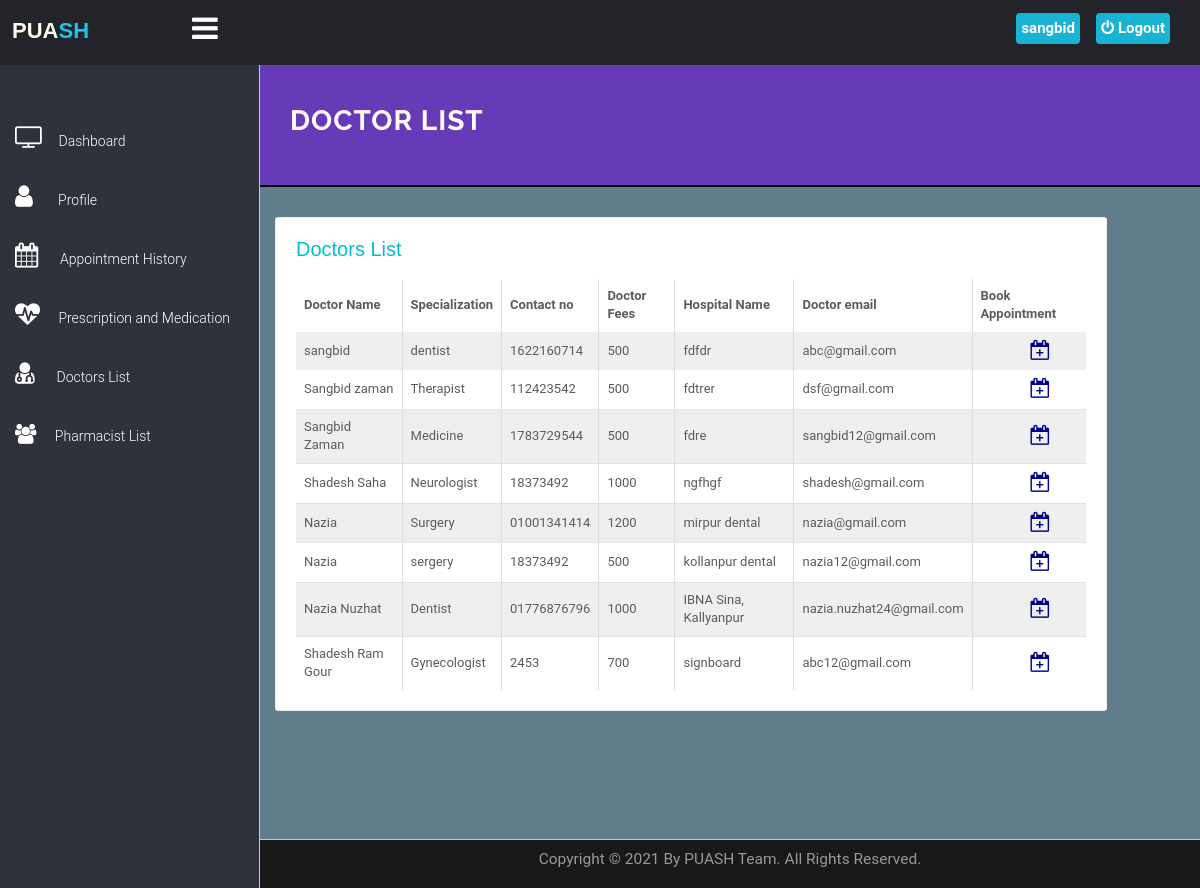
/PUASH/patient/doctorlist.php (signed in), run on the app's committed database.
### tables this page shows
CREATE TABLE `users` (
  `id` int(11) NOT NULL,
  `fullname` varchar(255) NOT NULL,
  `address` longtext NOT NULL,
  `city` varchar(255) NOT NULL,
  `gender` varchar(255) NOT NULL,
  `email` varchar(255) NOT NULL,
  `blood_group` varchar(10) NOT NULL,
  `phone` varchar(12) DEFAULT NULL,
  `password` varchar(255) NOT NULL,
  `birthdate` varchar(20) NOT NULL,
  `uniqueid` varchar(100) NOT NULL,
  `activation` varchar(100) NOT NULL DEFAULT 'inactive',
  `regDate` timestamp NOT NULL DEFAULT current_timestamp(),
  `updationDate` varchar(255) NOT NULL,
  `occupation` varchar(100) NOT NULL
);

CREATE TABLE `doctors` (
  `id` int(11) NOT NULL,
  `specilization` varchar(255) NOT NULL,
  `licence_number` varchar(50) NOT NULL,
  `doctorname` varchar(255) NOT NULL,
  `gender` varchar(10) NOT NULL,
  `hospital_name` varchar(300) NOT NULL,
  `address` longtext NOT NULL,
  `docFees` varchar(255) NOT NULL,
  `contactno` varchar(11) NOT NULL,
  `docEmail` varchar(255) NOT NULL,
  `password` varchar(255) NOT NULL,
  `token` varchar(150) NOT NULL,
  `status` varchar(10) NOT NULL DEFAULT 'inactive',
  `creationDate` timestamp NOT NULL DEFAULT current_timestamp(),
  `updationDate` varchar(255) NOT NULL,
  `sat` varchar(15) NOT NULL,
  `sun` varchar(15) NOT NULL,
  `mon` varchar(15) NOT NULL,
  `tue` varchar(15) NOT NULL,
  `wed` varchar(15) NOT NULL,
  `thu` varchar(15) NOT NULL,
  `fri` varchar(15) NOT NULL
);

### PUASH/patient/doctorlist.php (the view, shortened to what this page needs)
<?php
$output = '';
?>
<!DOCTYPE html>
<html lang="en">
	<head>
		<link rel="stylesheet" href="../../vendor/bootstrap/css/bootstrap.min.css">
		<link rel="stylesheet" href="../../vendor/fontawesome/css/font-awesome.min.css">
		<link href="../../vendor/animate.css/animate.min.css" rel="stylesheet" media="screen">
		<link href="../../vendor/perfect-scrollbar/perfect-scrollbar.min.css" rel="stylesheet" media="screen">
		<link href="../../vendor/switchery/switchery.min.css" rel="stylesheet" media="screen">
		<link href="../../vendor/bootstrap-touchspin/jquery.bootstrap-touchspin.min.css" rel="stylesheet" media="screen">
		<link href="../../vendor/select2/select2.min.css" rel="stylesheet" media="screen">
		<link href="../../vendor/bootstrap-datepicker/bootstrap-datepicker3.standalone.min.css" rel="stylesheet" media="screen">
		<link href="../../vendor/bootstrap-timepicker/bootstrap-timepicker.min.css" rel="stylesheet" media="screen">
		<link rel="stylesheet" href="../../assets/css/styles.css">
		<link rel="stylesheet" href="../../assets/css/plugins.css">
		<link rel="stylesheet" href="../../include/DataTables/DataTables-1.10.18/css/dataTables.bootstrap4.min.css">
		<link rel="stylesheet" href="../../include/DataTables/Buttons-1.5.6/css/buttons.bootstrap4.min.css">
		<link rel="stylesheet" href="https://cdnjs.cloudflare.com/ajax/libs/font-awesome/4.7.0/css/font-awesome.min.css">
		<link rel="stylesheet" href="include/sidebar-menu.css">
	</head>
	<body>
		<div id="app">
<?php include('include/sidebar-menu.php');?>
			<div class="app-content">
				<div class="main-content" >
					<div class="wrap-content container" id="container">
						<section id="page-title" style="border-bottom:2px solid black; background-color: #673AB7; margin-top:-8px;">
							<div class="row">
								<div class="col-sm-8">
									<h1 class="mainTitle" style="color: floralwhite"><b>Doctor list</b></h1>
                 </div>
							</div>
						</section>
							<div class="row">
								<div class="col-md-12">
									<div class="row margin-top-30">
										<div class="col-lg-11 col-md-12" >
											<div class="panel panel-white" style="padding:20px;">
													<h5 class="panel-title">Doctors List</h5><br>
                        <?php
                        $sql = " SELECT * FROM doctors where status='active'";
                        $result = mysqli_query($con, $sql);
                        if (mysqli_num_rows($result) > 0) {
                        $output .= '
                        <div class="table-responsive">
                        <table id="table" class="table table-striped table-bordered">
                        <thead>
                        <tr>
                          <th>Doctor Name</th>
                          <th>Specialization</th>
                          <th>Contact no</th>
                          <th>Doctor Fees</th>
                          <th>Hospital Name</th>
                          <th>Doctor email</th>
                          <th>Book Appointment</th>
                        </tr>
                        </thead>';} ?>
                        <tbody>
                          <?php
                             while($row = mysqli_fetch_assoc($result)) {
                              $output .= '
                              <tr>
                                <td> '. $row["doctorname"].' </td>
                                <td> '. $row["specilization"].' </td>
                                <td> '. $row["contactno"].' </td>
                                <td> '. $row["docFees"].' </td>
                                <td> '. $row["hospital_name"].' </td>
                                <td> '. $row["docEmail"].' </td>
                                <td><a href="book-appointment.php?id='.$row['id'].'"><i class="fa fa-calendar-plus-o" style="margin-left: 50px; color: darkblue; font-size:20px;"></i></a></td>
                              </tr>';}
              								echo $output;
                         ?>
                      </tbody>
											</div>
										</div>
											</div>
										</div>
								</div>
							</div>
						</div>
				</div>
			</div>
    <br><br><br><br><br><br>
	<?php include('../../include/footer.php');?>
	</body>
</html>

### PUASH/patient/include/sidebar-menu.php (shortened to what this page needs)
<!DOCTYPE html>
<html lang="en">
<head>
</head>
<body>
    <header class="navbar navbar-default navbar-static-top">
      <label for="check">
        <a href="#" class="sidebar-toggler pull-right visible-md visible-lg"  data-toggle-class="app-sidebar-closed"  data-toggle-target="#app">
          <i class="fa fa-bars" id="sidebar_btn"></i>
        </a>
      </label>
        <div class="left_area">
              <h3><a href="../../index.html"><span style="color: floralwhite !important;">PUA</span><span class="second">SH</span></a></h3>
        </div>
        <div class="right_area">
          <a href="logout.php" class="logout_btn"><i class="fa fa-power-off"></i> Logout</a>
              <a href="my-profile.php" class="mee"> <span class="username" style="color:white;">
<?php
$con = mysqli_connect("localhost", "root", "", "hms");
         $query = "select * from users where id='".$_SESSION['id']."'";
         if($result = mysqli_query($con, $query)){
             while($row = mysqli_fetch_assoc($result)){
                 $mark = explode(" ", $row["fullname"]);
                      echo $mark[0]." ";
                   }
             }
     ?>
</span></a>
        </div>
    </header>
    <div class="sidebar app-aside" id="sidebar" >
    				<div class="sidebar-container perfect-scrollbar">
    					<div class="color-layout">
    							</div>
    <nav>
      <div>
        <br>
      </div>
      <ul class="main-navigation-menu">
        <li>
          <a href="dashboard.php" class="side-content">
            <div class="item-content">
              <div class="item-media">
                <i class="fa fa-television" style="font-size:25px;"></i>
              </div>
              <div class="item-inner">
                <span class="title"> Dashboard </span>
              </div>
            </div>
          </a>
        </li>
        <li>
          <a href="my-profile.php" class="side-content">
            <div class="item-content">
              <div class="item-media">
                <i class="fa fa-user" style="font-size:25px;"></i>
              </div>
              <div class="item-inner">
                <span class="title">&nbsp;&nbsp; Profile </span>
              </div>
            </div>
          </a>
        </li>
        <li>
								<a href="appointment-history.php" class="side-content">
									<div class="item-content">
										<div class="item-media">
											<i class="fa fa-calendar" style="font-size:25px;"></i>
										</div>
										<div class="item-inner">
											<span class="title">&nbsp; Appointment History </span>
										</div>
									</div>
								</a>
							</li>
							<li>
								<a href="prescription.php" class="side-content">
									<div class="item-content">
										<div class="item-media">
											<i class="fa fa-heartbeat custom" style="font-size:25px;"></i>
										</div>
										<div class="item-inner">
											<span class="title">&nbsp;Prescription and Medication </span>
										</div>
									</div>
								</a>
							</li>
							<li>
								<a href="doctorlist.php" class="side-content">
									<div class="item-content">
										<div class="item-media">
											<i class="fa fa-user-md" style="font-size:25px;"></i>
										</div>
										<div class="item-inner">
											<span class="title">&nbsp; Doctors List</span>
										</div>
									</div>
								</a>
							</li>
							<li>
								<a href="pharmacistlist.php" class="side-content">
									<div class="item-content">
										<div class="item-media">
											<i class="fa fa-group" style="font-size:20px;"></i>
										</div>
										<div class="item-inner">
											<span class="title">&nbsp;Pharmacist List</span>
										</div>
									</div>
								</a>
							</li>
      </ul>
    </nav>
    </div>
</div>
</body>
</html>

### assets/css/plugins.css (style rules this page uses)
.perfect-scrollbar { overflow-y: hidden !important; }

### PUASH/patient/include/sidebar-menu.css (style rules this page uses)
body { margin: 0; padding: 0; font-family: "Roboto", sans-serif; }
.left_area h3 { margin-left: 1%; text-transform: uppercase; font-size: 22px; font-weight: 900; }
.left_area .second { color: #1DC4E7; }
.logout_btn { padding: 5px; background: #19B3D3; text-decoration: none; float: right; margin-top: -40px; margin-right: 30px; border-radius: 4px; font-size: 15px; font-weight: 600; color: #fff; transition: 0.5s; transition-property: background; }
.sidebar { background: #2F323A ! important; position: fixed; left: 0; width: 250px; height: 100%; transition: 0.5s; transition-property: left; }
.sidebar { transition: 0.5s; }
.main-content { transition: 0.5s; }
.sidebar a { background: #2F323A; color: #fff; display: block; width: 100%; text-decoration: none; box-sizing: border-box; transition: 0.5s; transition-property: background; line-height: 40px; }
label #sidebar_btn { z-index: 1; color: #fff; position: fixed; cursor: pointer; left: 16%; font-size: 30px; margin: 5px 0; transition: 0.6s ease-in-out; transition-property: color; }
.right_area .mee { padding: 5px; background: #19B3D3; text-decoration: none; float: right; margin-top: -40px; margin-right: 120px; border-radius: 4px; font-size: 15px; font-weight: 600; color: #fff; transition: 0.5s; transition-property: background; }

### PUASH/patient/doctorlist.php (style rules this page uses)
body { padding: 0; margin: 0; background: #607d8b; }
.panel-title { color: #00BCD4 !important; font-size: 20px !important; }

### data on the page
users: fullname "sangbid"
doctors: doctorname "sangbid", specilization "dentist", contactno "1622160714", docFees "500", hospital_name "fdfdr", docEmail "abc@gmail.com"
doctors: doctorname "Sangbid zaman", specilization "Therapist", contactno "112423542", docFees "500", hospital_name "fdtrer", docEmail "dsf@gmail.com"
doctors: doctorname "Sangbid Zaman", specilization "Medicine", contactno "1783729544", docFees "500", hospital_name "fdre", docEmail "sangbid12@gmail.com"
doctors: doctorname "Shadesh Saha", specilization "Neurologist", contactno "18373492", docFees "1000", hospital_name "ngfhgf", docEmail "shadesh@gmail.com"
doctors: doctorname "Nazia", specilization "Surgery", contactno "01001341414", docFees "1200", hospital_name "mirpur dental", docEmail "nazia@gmail.com"
doctors: doctorname "Nazia", specilization "sergery", contactno "18373492", docFees "500", hospital_name "kollanpur dental", docEmail "nazia12@gmail.com"
doctors: doctorname "Nazia Nuzhat", specilization "Dentist", contactno "01776876796", docFees "1000", hospital_name "IBNA Sina, Kallyanpur", docEmail "nazia.nuzhat24@gmail.com"
doctors: doctorname "Shadesh Ram Gour", specilization "Gynecologist", contactno "2453", docFees "700", hospital_name "signboard", docEmail "abc12@gmail.com"
